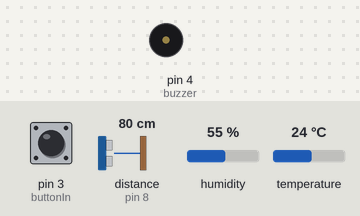
Simulated run of this sketch. Board: Arduino Uno, built with avr-gcc and run on an emulated ATmega328P. Parts: buzzer (waves = sounding). The inputs (shaded band) are chosen by the test bench; at power-on: pin 3 (buttonIn) HIGH, distance to the obstacle (sensor on pin 8) 80 cm, humidity 55 %, temperature 24 °C. The echo pulse lasts 58.3 µs per cm; no radio packets arrive unless stated; what the sketch prints to the serial monitor is not drawn.

Above: at 2.3 s.
2.4 s: pin 3 (buttonIn) pulled LOW for 3.2 s
At 7.0 s:
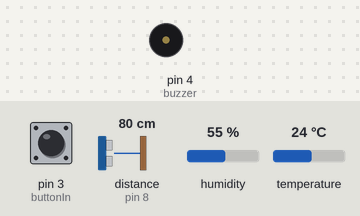
Timing chart, 0 to 8.5 s (numbered marks = the images above; inputs shaded):
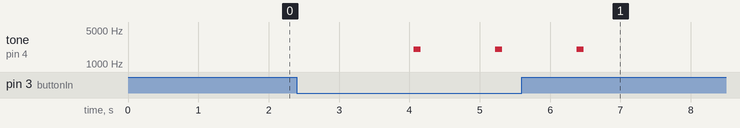

Measured:
- after the input at 2.4 s, tone on pin 4 (buzzer): alternates 2000 Hz for 0.10 s and silent for 1.1 s, 6 changes in all, then stays silent, starting after 1.7 s

The sketch:

Send-Master.ino
```cpp
#include <dht.h> //including library for DHT sensor and intitalising the set up
dht DHT;
#define DHT11_PIN 5
#include <RF24.h>
RF24 radio(7, 6); // CE, CSN
const byte address[6] = "00001";

//initialise pin numbers
int buzzer = 4;      // buzzer pin
int trigPin = 9;     // sensor trigger pin for ultrasonic sensor/ulstrasonic transducer
int echoPin = 8;     // sensor echo pin
int buttonIn = 3;    // button trigger pin

int trigPin1 = 1;   // sensor trigger pin for second ultrasonic sensor/ulstrasonic transducer
int echoPin1 = 0;   // sensor 2 echo pin

void setup() {
  // put your setup code here, to run once:
  Serial.begin(115200);   //open serial port with 115200 baud rate
  radio.begin();          //begin radio comms
  radio.openWritingPipe(address);    //allow comms to transmitt
  radio.setPALevel(RF24_PA_MIN);
  radio.stopListening();     //make sure module is NOT receiving

  pinMode(trigPin, OUTPUT); //set trigger pin as an output
  pinMode(echoPin, INPUT_PULLUP);  //set echo pin as an output
  pinMode(buzzer, OUTPUT);  //set buzzer pin as an output
  pinMode(trigPin1, OUTPUT); //set trigger pin as an output
  pinMode(echoPin1, INPUT_PULLUP);  //set echo pin as an output

  pinMode(buttonIn, INPUT_PULLUP);    //define button in as input and a pull up state
  digitalWrite(buttonIn, HIGH);       //set buttonIn to be high
}

void loop() {
  // put your main code here, to run repeatedly:
int buttonState = 0;  //set button state equal to 0
  buttonState = digitalRead(buttonIn);  //reassign button state from the initial 0 to whatever the digital read is, in this case HIGH
  digitalWrite(trigPin,buttonState);    //set triggerpin to the value of buttonState, which is either high or low


  long timeTaken, timeTaken1;                 //define variables timeTaken and dist to be 'long' which allow it to store a large number
  int dist, dist0, dist1;
  int prox0 = 0;                         //define variable prox as an integer with value 0
  int prox1 = 0;

  if(digitalRead(buttonIn)==HIGH) {     //create if statement to complete the following commands if the button is 'HIGH'/unpressed


     //define the value read from the DHT sensor as an integer
     int chk = DHT.read11(DHT11_PIN); ;
     int t = DHT.temperature;           //assign value for temp to variable t
     int h = DHT.humidity;              //assign value for humidity to variable h
     String stringOne = "Temp: ";       //create different strings containing info to print temp and humidity to serial
     String stringTwo = "C";
     String stringThree = stringOne + t + char(223) + stringTwo; //creating one string using other strings //char(223) is degree symbol on LCD display
     String stringFour = "      ";      //print spacing for LCD display
     String stringFive = "Humidity: ";
     String stringSix = "%";            //print % as string
     String stringSeven = stringThree + stringFour + stringFive + h + stringSix;

     Serial.println(stringThree + stringFour + stringFive + h + stringSix); //print different strings to serial
     char charBuf[35];
     stringSeven.toCharArray(charBuf, 35);
     radio.write(&charBuf, sizeof(charBuf));
     delay(1500);
}

if(digitalRead(buttonIn)==LOW){       //create if statement to complete the following commands if the button is 'LOW'/pressed

  digitalWrite(trigPin, LOW);         //set trigger pin to LOW
   digitalWrite(trigPin1, LOW);         //set trigger pin to LOW
  delayMicroseconds(5);               //delay of 2 microseconds
  digitalWrite(trigPin, HIGH);        //set trigger pin to HIGH
  digitalWrite(trigPin1, HIGH);        //set trigger pin to HIGH
  delayMicroseconds(20);             //delay of 100 microseconds
  digitalWrite(trigPin, LOW);         //set trigger pin to LOW
  digitalWrite(trigPin1, LOW);         //set trigger pin to LOW
  timeTaken = pulseIn(echoPin, HIGH); //determine distance of wave
  Serial.println(timeTaken);
  timeTaken1 = pulseIn(echoPin1, HIGH); //determine distance of wave
  Serial.println(timeTaken1);
  dist0 = (timeTaken*0.0343) / 2;      //using timeTaken calc distance of object and assign to variable dist
  Serial.println(dist0);
 // prox0 = map(dist, 0, 600, 8, 0);      //map the distannce between 0 and 48 cm to a value between 0 and 8

  dist1 = (timeTaken1*0.0343) / 2;      //using timeTaken calc distance of object and assign to variable dist
  Serial.println(dist1);
 // prox1 = map(dist, 0, 600, 8, 0);      //map the distannce between 0 and 48 cm to a value between 0 and 8

  //Serial.println("Final Debug");    //uncomment these lines while debugging to see distances for each sensor
  //Serial.println(dist0);
  //Serial.println(dist1);
  //Serial.println(dist);

  if (dist0 > 0 && dist1 > 0)      //if both sensors are recording a distance more than 0cm
  {
   dist = (dist0 + dist1)/2;       //make dist = the average distance
  }
    else if (dist0 <= 0 || dist1 <= 0)     //if either of the readings are 0cm set average dist to 0cm
    {
      dist = 0;
      }

  Serial.println(dist);


 //sound buzzer at different distances

  if (dist >= 70) {  //if distance if 1 or 2
    tone(buzzer,1500,100);        //sound buzzer at 1500HZ and duration of 100ms
    delay(2000);                  //2 second delay
   }
   else {                         //otherwise
  noTone(buzzer);                 //no sound
  }

  if (dist >= 50 && dist < 60  ) {               //if distance if 3
    tone(buzzer,1500,100);        //sound buzzer at 1500HZ and duration of 100ms
     delay(1000);                 //1 second delay
   }
   else {                         //otherwise
  noTone(buzzer);                 //no sound
  }

  if (dist > 40 && dist <50) {               //if distance if 4
    tone(buzzer,1500,100);        //sound buzzer at 1500HZ and duration of 100ms
     delay(500);                  //half second delay
   }
   else {                         //otherwise
  noTone(buzzer);                 //no sound
  }


  if (dist > 30 && dist <= 40 ) {    //if distance if 5 or 6
    tone(buzzer,2000,80);         //sound buzzer at 2000HZ and duration of 80ms
     delay(200);                  //delay 200milliseconds
  } else {                        //otherwise
    noTone(buzzer);               //no sound
  }

  if (dist <= 30) {   //if distance if 7 or 8
    tone(buzzer,2000,100);         //sound buzzer at 2000HZ and duration of 80ms
     delay(50);                   //delay 50milliseconds
  } else {                        //otherwise
    noTone(buzzer);               //no sound
  }

      Serial.flush();
        //if the readings are in range print the distance
   if (dist >= 31 && dist <= 200){       //if value of dist is more than 31cm and less than 200cm complete following
     String string1 = "Distance: ";
     String string2 = "cm  ";
     String string3 = "               ";     //blank space to ensure rest of line on LCD shows nothing
     String string4 = string1 + dist + string2 +string3;   //adding strings together
     Serial.println(string4);           //print total string to serial
     char charBuf1[35];                 //create an array for 35 chars
     string4.toCharArray(charBuf1, 35);     //convert the string to an array of chars to be sent by radio comms
     radio.write(&charBuf1, sizeof(charBuf1));    //Write the message to radio comms
     delay(100);                   //print cm on LCD
 }
      //if the readings are not in range print out of range
 else if(dist < 31  || dist > 200 || timeTaken <= 1800 || timeTaken1 <=1800){                  //else if function for if any of these are true, print "out of range"
  Serial.println("Out of Range                      ");      //print Out of Range and clear rest of  LCD
  const char text[] = "Out of Range                      ";
  radio.write(&text, sizeof(text));                   //Write the message to radio comms
  delay(100);
 }
}     //close buttonIn==LOW loop
}     //close void loop
```
